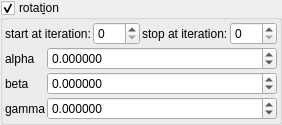
    <widget class="MyGroupBox" name="groupCheck_transf_function_enabledR_false">
     <property name="toolTip">
      <string/>
     </property>
     <property name="title">
      <string>rotat&amp;ion</string>
     </property>
     <property name="checkable">
      <bool>true</bool>
     </property>
     <layout class="QVBoxLayout" name="verticalLayout_31" stretch="0,0">
      <property name="spacing">
       <number>2</number>
      </property>
      <property name="leftMargin">
       <number>2</number>
      </property>
      <property name="topMargin">
       <number>2</number>
      </property>
      <property name="rightMargin">
       <number>2</number>
      </property>
      <property name="bottomMargin">
       <number>2</number>
      </property>
      <item>
       <layout class="QHBoxLayout" name="horizontalLayout_28" stretch="0,1,0,1">
        <item>
         <widget class="QLabel" name="label_116">
          <property name="text">
           <string>start at iteration:</string>
          </property>
         </widget>
        </item>
        <item>
         <widget class="MySpinBox" name="spinboxInt_transf_start_iterations_R">
          <property name="sizePolicy">
           <sizepolicy hsizetype="Minimum" vsizetype="Maximum">
            <horstretch>0</horstretch>
            <verstretch>0</verstretch>
           </sizepolicy>
          </property>
          <property name="minimum">
           <number>0</number>
          </property>
          <property name="maximum">
           <number>999</number>
          </property>
          <property name="value">
           <number>0</number>
          </property>
         </widget>
        </item>
        <item>
         <widget class="QLabel" name="label_81">
          <property name="text">
           <string>stop at iteration:</string>
          </property>
         </widget>
        </item>
        <item>
         <widget class="MySpinBox" name="spinboxInt_transf_stop_iterations_R">
          <property name="sizePolicy">
           <sizepolicy hsizetype="Preferred" vsizetype="Maximum">
            <horstretch>0</horstretch>
            <verstretch>0</verstretch>
           </sizepolicy>
          </property>
          <property name="maximum">
           <number>999</number>
          </property>
         </widget>
        </item>
       </layout>
      </item>
      <item>
       <layout class="QGridLayout" name="gridLayout_10" columnstretch="0,1">
        <property name="spacing">
         <number>2</number>
        </property>
        <item row="1" column="0">
         <widget class="QLabel" name="label_34">
          <property name="text">
           <string notr="true">beta</string>
          </property>
         </widget>
        </item>
        <item row="2" column="0">
         <widget class="QLabel" name="label_36">
          <property name="text">
           <string notr="true">gamma</string>
          </property>
         </widget>
        </item>
        <item row="1" column="1">
         <widget class="MyDoubleSpinBox" name="spinboxd3_transf_rotation_y">
          <property name="sizePolicy">
           <sizepolicy hsizetype="Minimum" vsizetype="Maximum">
            <horstretch>0</horstretch>
            <verstretch>0</verstretch>
           </sizepolicy>
          </property>
          <property name="prefix">
           <string/>
          </property>
          <property name="suffix">
           <string/>
          </property>
          <property name="decimals">
           <number>6</number>
          </property>
          <property name="minimum">
           <double>-36000.000000000000000</double>
          </property>
          <property name="maximum">
           <double>36000.000000000000000</double>
          </property>
          <property name="singleStep">
           <double>1.000000000000000</double>
          </property>
         </widget>
        </item>
        <item row="0" column="0">
         <widget class="QLabel" name="label_35">
          <property name="text">
           <string notr="true">alpha</string>
          </property>
         </widget>
        </item>
        <item row="0" column="1">
         <widget class="MyDoubleSpinBox" name="spinboxd3_transf_rotation_x">
          <property name="sizePolicy">
           <sizepolicy hsizetype="Minimum" vsizetype="Maximum">
            <horstretch>0</horstretch>
            <verstretch>0</verstretch>
           </sizepolicy>
          </property>
          <property name="prefix">
           <string/>
          </property>
          <property name="suffix">
           <string/>
          </property>
          <property name="decimals">
           <number>6</number>
          </property>
          <property name="minimum">
           <double>-36000.000000000000000</double>
          </property>
          <property name="maximum">
           <double>36000.000000000000000</double>
          </property>
          <property name="singleStep">
           <double>1.000000000000000</double>
          </property>
         </widget>
        </item>
        <item row="2" column="1">
         <widget class="MyDoubleSpinBox" name="spinboxd3_transf_rotation_z">
          <property name="sizePolicy">
           <sizepolicy hsizetype="Minimum" vsizetype="Maximum">
            <horstretch>0</horstretch>
            <verstretch>0</verstretch>
           </sizepolicy>
          </property>
          <property name="prefix">
           <string/>
          </property>
          <property name="suffix">
           <string/>
          </property>
          <property name="decimals">
           <number>6</number>
          </property>
          <property name="minimum">
           <double>-36000.000000000000000</double>
          </property>
          <property name="maximum">
           <double>36000.000000000000000</double>
          </property>
          <property name="singleStep">
           <double>1.000000000000000</double>
          </property>
         </widget>
        </item>
       </layout>
      </item>
     </layout>
    </widget>
